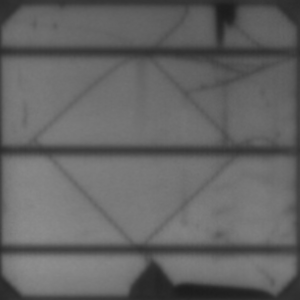
#> input picture PV_Fault_SVM/images/cell0044.png, 300 x 300 px, found by its file name; its folder holds 4 pictures in this run
$ jupyter execute --allow-errors PV_Fault_SVM.ipynb
#> lines starting #> are read from the running program, lines starting #| are printed output that depends on the picture
# ***PV Fault Detection***

## Güneş Panellerinde Fotovoltaik Panel Arıza Tespiti

Güneş panelleri araziler üzerinde çok geniş bir alana yayıldığından insan gözü ile tek tek
incelenip hasar tespiti yapılması verimsiz ve maliyetli bir seçenek olacaktır.

Bu nedenle drone yardımı ile panellerin görüntüleri alınır ve derin öğrenme teknolojisi
sayesinde panel üzerinde oluşmuş arızaların tespiti gerçekleştirilir.

Bu çalışmada biz de panel arızalarında kullanılabilir bir model oluşturmaya çalıştık.

[cell 1]
import numpy as np #numpy büyük boyutlu diziler için destek sağlaması içi kullanıldı
import pandas as pd #DataFrame ve Series gibi veri yapılarını kullanabilmek için
import matplotlib.pyplot as plt #veride görsel kullanabilmek için ekledik
import os # dizin değiştirme, dosya ismi birleştirme, dosya oluşturma gibi işlemler
from PIL import Image #görüntülerle çalışmak için fonksiyonlar Image modülü içinde bulunuyor

[cell 2]
#etiketlerin bulunduğu csv dosyasının yolu verildi
labels_path = 'C:\\Users\\furka\\Desktop\\PV_Fault_SVM\\labels.csv'
labels_df = pd.read_csv(labels_path, header=None, names=['Images', 'Label'])
#> (reads PV_Fault_SVM/labels.csv from the repository)

[cell 3]
veri_sayisi = len(labels_df)#toplam veri sayısını görmek için uzunluğu aldık
print("Toplam Veri Sayısı: ", (veri_sayisi))

[cell 4]
labels_df = pd.read_csv(labels_path)
print(labels_df.head()) #csv dosyasının ilk 5 satırı

[cell 5]
print(labels_df.columns) # kolon adları, ilk verinin kolon adı gibi göründüğünü gözlemledik

[cell 6]
#burada kolon isimlerini düzelttik
labels_df.columns = ['Image_Label']#sütun adlarını "Image_label" olarak değiştirdik
labels_df[['Image', 'Label']] = labels_df['Image_Label'].str.split(' ', n=1, expand=True)
#veriyi boşluk karakterine göre böldük ve "Image ve Label" adlı iki sütun oluşturduk
labels_df.drop(columns='Image_Label', inplace=True)#Image_label çıkarıldı

print(labels_df.head())#başlıklar
print(labels_df.columns)#kolonlar

[cell 7]
image_visual = 'C:\\Users\\furka\\Desktop\\PV_Fault_SVM\\images'#fotoğrafların yolu
# Dizin içindeki resim dosyalarının listesini aldıl
image_files = [f for f in os.listdir(image_visual) if f.endswith(('.jpg', '.jpeg', '.png'))]

fig, axes = plt.subplots(1, 5, figsize=(25, 10))

# İlk beş resmi görüntüleme
for i, img_file in enumerate(image_files[:5]):
    img_path = os.path.join(image_visual, img_file)
    img = Image.open(img_path)
#> img is the input picture: PIL image 300x300 L; min 27, max 141, mean 100
    axes[i].imshow(img)
    axes[i].axis('off')

plt.show()
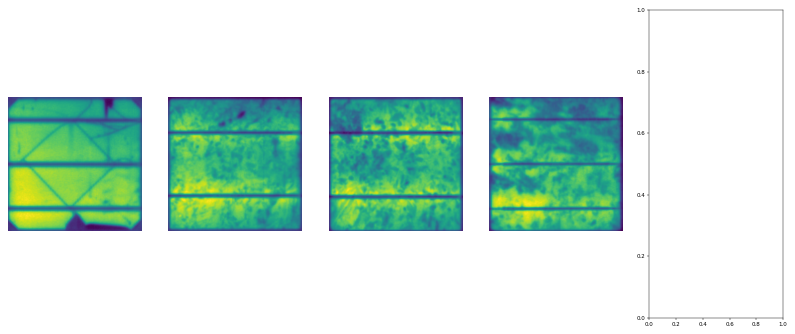
#> figure drawn by matplotlib, 4 panels
